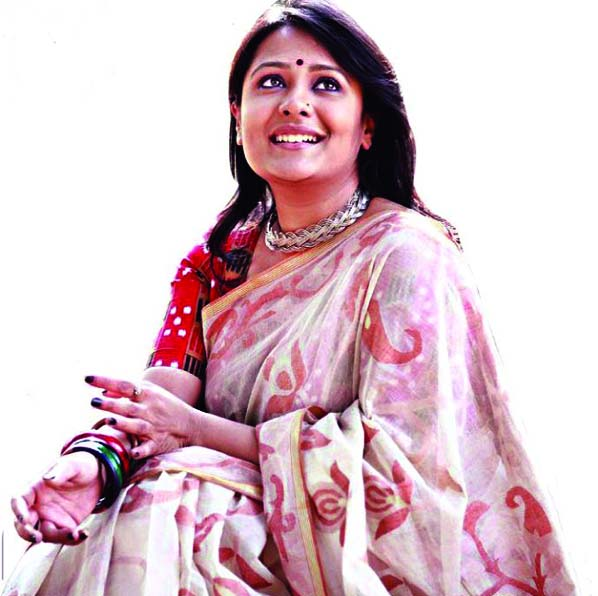
#> input picture model/collected_dataset/Aupee Karim/17.jpg, 598 x 596 px, found by its file name
$ jupyter execute rotate_and_zoom_images.ipynb
#> lines starting #> are read from the running program, lines starting #| are printed output that depends on the picture
[cell 1]
'''
Ataullha
'''

import os

[cell 2]
path_to_data = '.\\collected_dataset\\'

img_dirs = []
for entry in os.scandir(path_to_data):
    if entry.is_dir():
        img_dirs.append(entry.path)

[cell 3]
if img_dirs.count('.\\collected_dataset\\cropped'):
    img_dirs.remove('.\\collected_dataset\\cropped')

[cell 4]
img_dirs

[cell 5]
import os
import cv2

def rotate_and_zoom(image, angle, scale):

#> called with angle = -12, scale = 0.75
    img = cv2.imread(image)
#> img is the input picture: shape (596, 598, 3); mean B, G, R 201.4, 192.4, 219
    if img is not None:
#         cv2.imwrite(image,img)
        (rows, cols) = img.shape[:2]
#> rows = 596; cols = 598
        center = (cols / 2, rows / 2)
#> center = (299, 298)
        rot_matrix = cv2.getRotationMatrix2D(center, angle, scale)
        result = cv2.warpAffine(img, rot_matrix, (cols, rows))
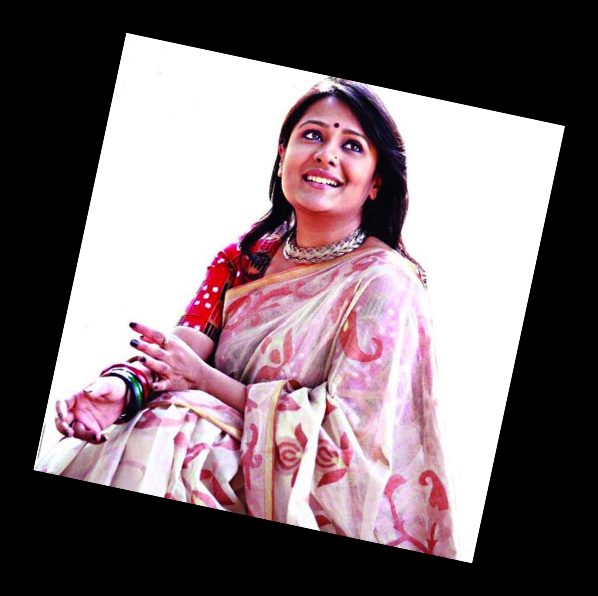
#> result: shape (596, 598, 3); mean B, G, R 113.3, 108.2, 123.2
        return result

# Set the rotation angle and zoom scale
angle = [-12,0,12,30]
scale = [0.75,1,1.5,1.75]
